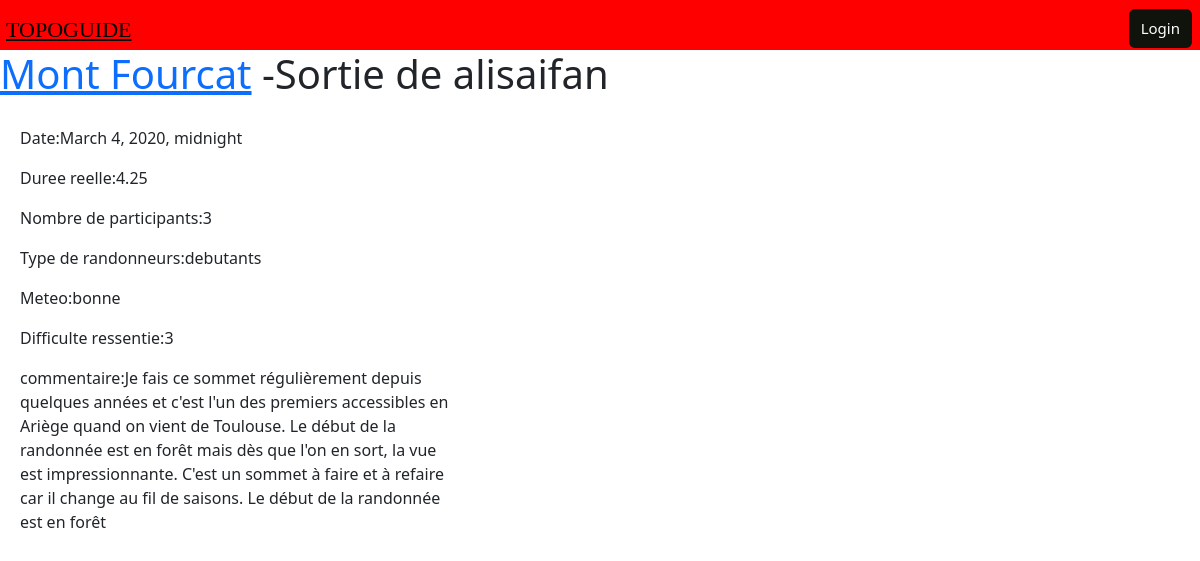
/itineraires/Consulter/5/, run on the app's committed database.
### itineraires/models.py (models this page shows, shortened)
class Sortie(models.Model):
    utilisateur = models.CharField(max_length=200)
    itineraire = models.ForeignKey('Itineraire', on_delete=models.CASCADE)
    date_de_sortie = models.DateTimeField('date de sortie')
    duree_reelle = models.FloatField('Duree reelle (h)')
    nombre_de_personne = models.IntegerField('le nombre de personnes ayant participe à la sortie')
    experience = models.CharField(max_length=200)
    meteo = models.CharField(max_length=200)
    difficulte = models.IntegerField('la difficulté ressentie')
    commentaire= models.TextField(default="");

class Itineraire(models.Model):
    titre = models.CharField(max_length=200)
    point_de_depart = models.CharField(max_length=200)
    description = models.TextField(default="")
    altitude_de_depart =  models.IntegerField('altitude_de_depart (m)')
    altitude_min = models.IntegerField('altitude_min (m)')
    altitude_max = models.IntegerField('altitude_max (m)')
    denivele_positif_cumule = models.FloatField(default=0)
    denivele_negatif_cumule = models.FloatField(default=0)
    duree_estimee = models.FloatField('Duree estimee (h)')
    difficulte_estimee = models.IntegerField('Difficulte')

### itineraires/views.py (the view)
# urls.py: path('Consulter/<int:sortie_id>/', views.Consulter, name='Consulter'),
def Consulter(request, sortie_id):
    try:
        sortie_ = get_object_or_404(Sortie, pk=sortie_id)
    except sortie_.DoesNotExist:
        raise Http404("sortie does not exist")
    template = loader.get_template('itineraires/Consulter.html')
    Itineraire_= get_object_or_404(Itineraire, pk=sortie_.itineraire.id)
    context = {
        'sortie_': sortie_,
        'img_url':"itineraires/images/"+str(Itineraire_.id)+".jpg"
    }
    return HttpResponse(template.render(context, request))

### itineraires/templates/itineraires/Consulter.html (shortened to what this page needs)
{% extends 'itineraires/base.html' %}
{% load static %}
{% block content %}
<div>
<h1 ><a href="{% url 'itineraires:Itineraire_DetailView' sortie_.itineraire.id %}">{{ sortie_.itineraire.titre }}</a>
    -Sortie de {{ sortie_.utilisateur }}
</h1>
</div>
<div>
<div class="div_affichage_consulter">
    <p>Date:{{ sortie_.date_de_sortie }}</p>
    <p>Duree reelle:{{ sortie_.duree_reelle }}</p>
    <p>Nombre de participants:{{ sortie_.nombre_de_personne }}</p>
    <p>Type de randonneurs:{{ sortie_.experience }}</p>
    <p>Meteo:{{ sortie_.meteo }}</p>
    <p>Difficulte ressentie:{{ sortie_.difficulte }}</p>
    <p>commentaire:{{ sortie_.commentaire }}</p>
</div>
{% endblock content %}

### itineraires/static/itineraires/style.css (style rules this page uses)
.div_affichage_consulter { position: absolute; width: 40%; border-radius: 5px; padding: 20px; }

### data on the page
Sortie: itineraire.titre "Mont Fourcat", utilisateur "alisaifan", date_de_sortie "March 4, 2020, midnight", duree_reelle "4.25", nombre_de_personne "3", experience "debutants", meteo "bonne", difficulte "3", commentaire "Je fais ce sommet régulièrement depuis quelques années et c'est l'un des premiers accessibles en Ariège quand on vient de Toulouse. Le début de la randonnée est en forêt mais dès que l'on en sort, la vue est impressionnante. C'est un sommet à faire et à refaire car il change au fil de saisons. Le début de la randonnée est en forêt"
